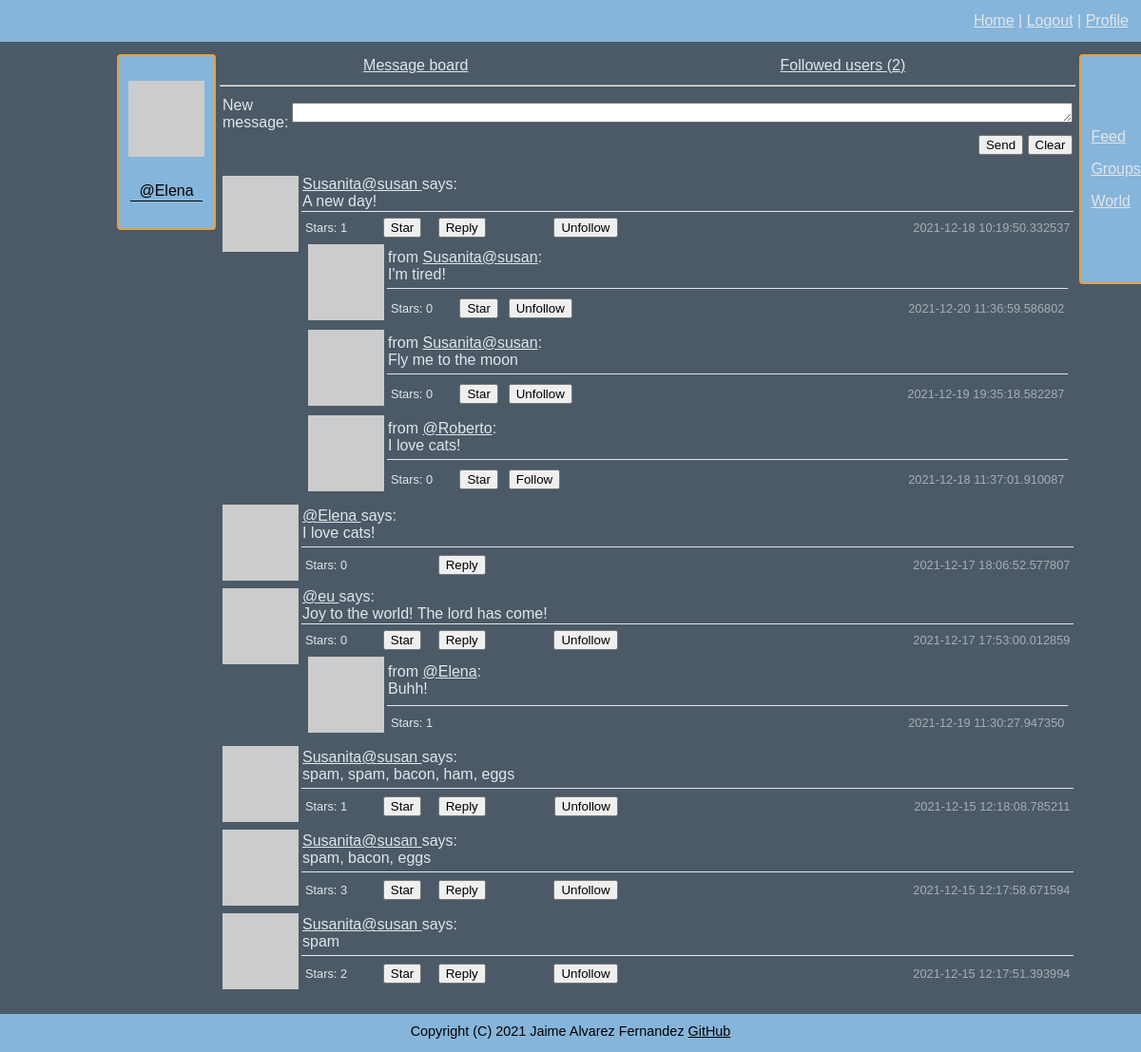
/message_board (signed in), run on the app's committed database.
### connect/models.py (models this page shows, shortened)
class User(UserMixin, db.Model):
    id = db.Column(db.Integer, primary_key=True)
    username = db.Column(db.String(64), index=True, unique=True)
    email = db.Column(db.String(120), index=True, unique=True)
    nickname = db.Column(db.String(64))
    password = db.Column(db.String(128))
    about_me = db.Column(db.String(140))
    location = db.Column(db.String(64))
    website = db.Column(db.String(120))
    last_seen = db.Column(db.DateTime, default=datetime.datetime.utcnow)
    follower_bio = db.Column(db.Boolean, default=False)
    posts = db.relationship('Posts', backref='author', lazy='dynamic')
    reply = db.relationship('Reply', backref='author', lazy='dynamic')
    followed = db.relationship('User',
                               secondary=followers,
                               primaryjoin=(followers.c.follower_id == id),
                               secondaryjoin=(followers.c.followed_id == id),
                               backref=db.backref('followers', lazy='dynamic'), lazy='dynamic')
    starred = db.relationship('Posts',
                              secondary=stars,
                              backref=db.backref('awarded_stars', lazy='dynamic'), lazy='dynamic')
    starred_reply = db.relationship('Reply',
                                    secondary=stars_reply,
                                    backref=db.backref('awarded_stars_reply', lazy='dynamic'), lazy='dynamic')
    def avatar(self, size):
        digest = md5(self.email.lower().encode('utf-8')).hexdigest()
        return f'https://www.gravatar.com/avatar/{digest}?d=identicon&s={size}'
    def is_following(self, user):
        return self.followed.filter(followers.c.followed_id == user.id).count() > 0
    def followed_posts(self):
        posts_from_followed = Posts.query. \
            join(followers, (followers.c.followed_id == Posts.user_id)). \
            filter(followers.c.follower_id == self.id)
        posts_from_me = Posts.query.filter_by(user_id=self.id)
        return posts_from_followed.union(posts_from_me).order_by(Posts.timestamp.desc())
    def is_starred(self, post):
        return self.starred.filter(stars.c.post_id == post.id).count() > 0
    def is_starred_reply(self, reply):
        return self.starred_reply.filter(stars_reply.c.reply_id == reply.id).count() > 0

class Posts(db.Model):
    id = db.Column(db.Integer, primary_key=True)
    body = db.Column(db.String(140))
    timestamp = db.Column(db.DateTime, index=True, default=datetime.datetime.utcnow)
    user_id = db.Column(db.Integer, db.ForeignKey('user.id'))
    reply = db.relationship('Reply', backref='original', lazy='dynamic')
    def replies(self):
        return Reply.query.filter_by(post_id=self.id).order_by(Reply.timestamp.desc()).all()

class Reply(db.Model):
    id = db.Column(db.Integer, primary_key=True)
    body = db.Column(db.String(140))
    timestamp = db.Column(db.DateTime, index=True, default=datetime.datetime.utcnow)
    user_id = db.Column(db.Integer, db.ForeignKey('user.id'))
    post_id = db.Column(db.Integer, db.ForeignKey('posts.id'))

### connect/routing.py (the view)
@app.route('/message_board', methods=['GET', 'POST'])
@flask_login.login_required
def feed():
    empty_form = forms.EmptyForm()
    form = forms.WriteMessage()
    if form.validate_on_submit():
        post = models.Posts(body=form.message.data, author=flask_login.current_user)
        db.session.add(post)
        db.session.commit()
        return flask.redirect(flask.url_for('feed'))
    posts = flask_login.current_user.followed_posts().all()
    return flask.render_template('feed.html', title='Feed', posts=posts, e_form=empty_form, form=form)

### connect/forms.py
class EmptyForm(FlaskForm):
    submit = wtforms.SubmitField('Submit')

class WriteMessage(FlaskForm):
    message = wtforms.TextAreaField('New message', validators=[validators.Length(min=1, max=140)])
    submit = wtforms.SubmitField('Send')

### connect/models.py (called while the page is built)
@login.user_loader
def load_user(user_id):
    return User.query.get(int(user_id))

### connect/routing.py (called while the page is built)
@app.before_request
def before_request():
    if flask_login.current_user.is_authenticated:
        flask_login.current_user.last_seen = datetime.datetime.utcnow()
        db.session.commit()

### connect/templates/feed.html (shortened to what this page needs)
{% extends "general_template.html" %}
{% block content %}
<table width="100%">
    <tr>
        <td align="center">
            <a href="{{ url_for('feed') }}">Message board</a>
        </td>
        <td align="center">
            <a href="{{ url_for('following') }}">Followed users ({{ current_user.followed.count() }})</a>
        </td>
    </tr>
</table>
<hr>
{% if request.endpoint == 'feed' %}
    <form action="" method="post" novalidate>
        <table>
            <tr>
                <td>
                    {{ form.message.label }}:
                </td>
                <td>
                    {{ form.message(cols=100, rows=1, autocomplete=off) }}
                </td>
            </tr>
            <tr>
                <td>
                </td>
                <td align="right">
                    {{ form.submit() }} <input type="reset" value="Clear">
                </td>
            </tr>
        </table>
    </form>
    <p>
    {% include 'sub_templates/_posts.html' %}
    </p>
{% else %}
    {% include 'sub_templates/_followed_users.html' %}
{% endif %}
{% endblock %}

### connect/templates/sub_templates/_profile.html (shortened to what this page needs)
{% if user and user != current_user %}
    <p>
        <img src="{{ user.avatar(128) }}">
    </p>
    <table width="100%">
        <tr>
            <td>
                {% if user.nickname is not none %}
                {{ user.nickname }}
                {% endif %}
            </td>
        </tr>
        <tr>
            <td class="bottom_line">
                @{{ user.username }}
            </td>
        </tr>
        <tr>
            <td>
                {% if not current_user.is_following(user) %}
                <form method="post" action="{{ url_for('follow', username=user.username, url=request.endpoint) }}">
                    {{ e_form.hidden_tag() }}
                    {{ e_form.submit(value='Follow') }}
                </form>
                {% else %}
                <form method="post" action="{{ url_for('unfollow', username=user.username, url=request.endpoint) }}">
                    {{ e_form.hidden_tag() }}
                    {{ e_form.submit(value='Unfollow') }}
                </form>
                {% endif %}
            </td>
        </tr>
        <tr>
            <td class="justify_text">
                {% if user.about_me is not none %}
                    {{ user.about_me }}
                {% endif %}
            </td>
        </tr>
        <tr>
            <td>
                {% if user.location is not none %}
                    {{ user.location }}
                {% endif %}
            </td>
        </tr>
        <tr>
            <td>
                {% if user.website is not none %}
                    <a href="{{ current_user.website }}">{{ current_user.website }}</a>
                {% endif %}
            </td>
        </tr>
        <tr>
            <td>
                {% if user.follower_bio %}
                Followers: {{ current_user.followers.count() }}
                {% endif %}
            </td>
        </tr>
    </table>
{% else %}
    <p>
        <img src="{{ current_user.avatar(128) }}">
    </p>
    <table width="100%">
        <tr>
            <td>
            </td>
        </tr>
        <tr>
            <td class="bottom_line">
                @{{ current_user.username }}
            </td>
        </tr>
        <tr>
            <td class="justify_text">
            </td>
        </tr>
        <tr>
            <td class="justify_text">
            </td>
        </tr>
        <tr>
            <td class="justify_text">
            </td>
        </tr>
        <tr>
            <td>
            </td>
        </tr>
    </table>
{% endif %}

### connect/templates/sub_templates/_posts.html (shortened to what this page needs)
<table width="100%">
    {% for post in posts %}
    <tr>
        <td width="60" rowspan="2" valign="top"><img src="{{ post.author.avatar(60) }}"></td>
        <td class="bottom_line">
                <a href="{{ url_for('user_messages', username=post.author.username) }}">
                    {% if post.author.nickname %}{{ post.author.nickname }}{% endif %}@{{ post.author.username }}
                </a>
                says:<br>
             {{ post.body }}
        </td>
    </tr>
    <tr>
        <td>
            <table width="100%" border="0">
                <tr class="smaller_font_80">
                    <td width="10%">Stars: {{ post.awarded_stars.count() }}</td>
                    <td width="7%">
                        {% if post.author.username != current_user.username %}
                            {% if not current_user.is_starred(post) %}
                            <form method="post" action="{{ url_for('star', post=post.id, url=request.endpoint) }}">
                                {{ e_form.submit(value='Star') }}
                            </form>
                            {% else %}
                            <form method="post" action="{{ url_for('un_star', post=post.id, url=request.endpoint) }}">
                                {{ e_form.hidden_tag() }}
                                {{ e_form.submit(value='Un-star') }}
                            </form>
                            {% endif %}
                        {% endif %}
                    </td>
                    <td>
                        <form method="get" action="{{ url_for('reply', post=post.id, url=request.endpoint) }}">
                            {{ e_form.submit(value='Reply') }}
                        </form>
                    </td>
                    <td>
                        {% if not current_user.is_following(post.author) and post.author != current_user %}
                        <form method="post" action="{{ url_for('follow', username=post.author.username) }}">
                            {{ e_form.hidden_tag() }}
                            {{ e_form.submit(value='Follow') }}
                        </form>
                        {% elif current_user.is_following(post.author) and post.author != current_user  %}
                        <form method="post" action="{{ url_for('unfollow', username=post.author.username, url=request.endpoint) }}">
                            {{ e_form.submit(value='Unfollow') }}
                        </form>
                        {% endif %}
                    </td>
                    <td class="time">{{ post.timestamp }}</td>
                </tr>
                <tr>
                    <td colspan="5">
                        {% if 0 < post.replies()|length <= 3%}
                            {% for n in range(post.replies()|length) %}
                                {% include "sub_templates/_replies.html" %}
                            {% endfor %}
                        {% elif post.replies()|length > 3 %}
                            {% for n in range(3) %}
                                {% include "sub_templates/_replies.html" %}
                            {% endfor %}
                            ▼▼<a href="{{ url_for('conversation', post=post.id)}}"> Follow this conversation ({{ post.replies()|length }})</a> ▼▼
                        {% endif %}
                    </td>
                </tr>
            </table>
        </td>
    </tr>
    {% endfor %}
</table>

### connect/templates/sub_templates/_replies.html (shortened to what this page needs)
<table width="100%">
    <tr>
        <td width="30" rowspan="2" valign="top"><img src="{{ post.replies()[n].author.avatar(30) }}"></td>
        <td class="bottom_line">
            from
            <a href="{{ url_for('user_messages', username=post.replies()[n].author.username) }}">{% if post.replies()[n].author.nickname %}{{ post.replies()[n].author.nickname }}{% endif %}@{{ post.replies()[n].author.username }}</a>:<br>
            {{ post.replies()[n].body }}
        </td>
    </tr>
    <tr>
        <td>
            <table width="100%" border="0">
                <tr class="smaller_font_80">
                    <td width="10%">Stars: {{ post.replies()[n].awarded_stars_reply.count() }}</td>
                    <td width="7%">
                        {% if post.replies()[n].author.username != current_user.username %}
                            {% if not current_user.is_starred_reply(post.replies()[n]) %}
                            <form method="post" action="{{ url_for('star_reply', reply_id=post.replies()[n].id, url=request.endpoint) }}">
                                {{ e_form.submit(value='Star') }}
                            </form>
                            {% else %}
                            <form method="post" action="{{ url_for('un_star_reply', reply_id=post.replies()[n].id, url=request.endpoint) }}">
                                {{ e_form.hidden_tag() }}
                                {{ e_form.submit(value='Un-star') }}
                            </form>
                            {% endif %}
                        {% endif %}
                    </td>
                    <td>
                        {% if not current_user.is_following(post.replies()[n].author) and post.replies()[n].author != current_user %}
                        <form method="post" action="{{ url_for('follow', username=post.replies()[n].author.username, url=request.endpoint) }}">
                            {{ e_form.submit(value='Follow') }}
                        </form>
                        {% elif current_user.is_following(post.replies()[n].author) and post.replies()[n].author != current_user  %}
                        <form method="post" action="{{ url_for('unfollow', username=post.replies()[n].author.username, url=request.endpoint) }}">
                            {{ e_form.submit(value='Unfollow') }}
                        </form>
                        {% endif %}
                    </td>
                    <td class="time">{{ post.replies()[n].timestamp }}</td>
                </tr>
            </table>
        </td>
    </tr>
</table>

### connect/static/css/style.css (style rules this page uses)
body { font-family: Arial; background: #4b5a66; color: #e1e6eb; min-height: 100vh; margin: 0; }
a { color: inherit; }
.bottom_line { border: solid; border-width: 0px 0 1px 0; }
.justify_text { text-align: justify; text-justify: inter-word; }
.smaller_font_80 { font-size:80%; }
.time { text-align: right; opacity: 0.6; }
body { display:flex; flex-direction:column; }

### data on the page
User: username "Elena"
Posts: author.nickname "Susanita", author.username "susan", body "A new day!", awarded_stars.count "1", timestamp "2021-12-18 10:19:50.332537", nickname "Susanita" "Susanita", username "susan" "susan" "Roberto", body "I'm tired!" "Fly me to the moon" "I love cats!", replies "0" "0" "0", id.timestamp "2021-12-20 11:36:59.586802" "2021-12-19 19:35:18.582287" "2021-12-18 11:37:01.910087"
Posts: author.username "Elena", body "I love cats!", awarded_stars.count "0", timestamp "2021-12-17 18:06:52.577807"
Posts: author.username "eu", body "Joy to the world! The lord has come!", awarded_stars.count "0", timestamp "2021-12-17 17:53:00.012859", username "Elena", body "Buhh!", replies "1", id.timestamp "2021-12-19 11:30:27.947350"
Posts: author.nickname "Susanita", author.username "susan", body "spam, spam, bacon, ham, eggs", awarded_stars.count "1", timestamp "2021-12-15 12:18:08.785211"
Posts: author.nickname "Susanita", author.username "susan", body "spam, bacon, eggs", awarded_stars.count "3", timestamp "2021-12-15 12:17:58.671594"
Posts: author.nickname "Susanita", author.username "susan", body "spam", awarded_stars.count "2", timestamp "2021-12-15 12:17:51.393994"

### other printed values
{{ current_user.followed.count() }} "2"
